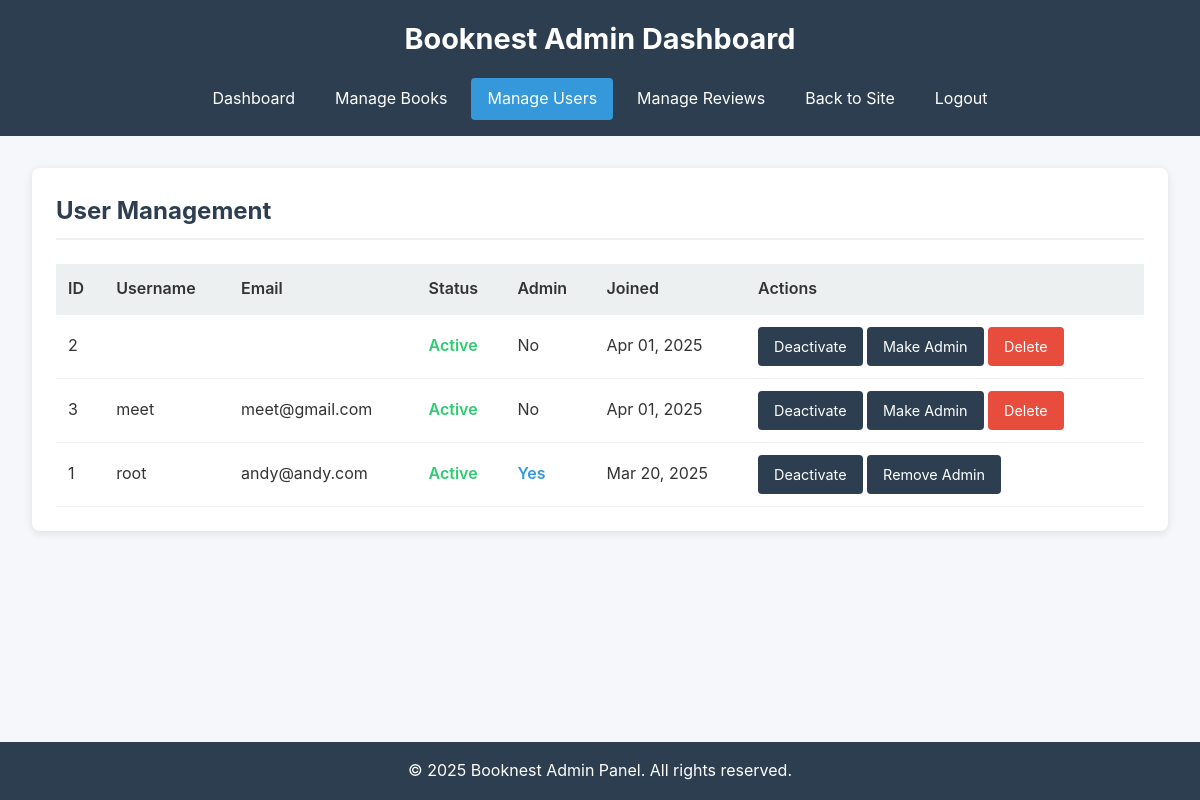
The page /admin/users.php (signed in) on the database its author committed.
### tables this page shows
CREATE TABLE IF NOT EXISTS `users` (
  `id` int NOT NULL AUTO_INCREMENT,
  `username` varchar(50) NOT NULL,
  `password` varchar(255) NOT NULL,
  `email` varchar(100) NOT NULL,
  `created_at` timestamp NULL DEFAULT CURRENT_TIMESTAMP,
  PRIMARY KEY (`id`),
  UNIQUE KEY `username` (`username`),
  UNIQUE KEY `email` (`email`)
);

### admin/users.php (the view, shortened to what this page needs)
<?php
require '../database.php';
$stmt = $pdo->query("SELECT * FROM users ORDER BY username");
$users = $stmt->fetchAll();
?>
<!DOCTYPE html>
<html lang="en">
<head>
    <link rel="stylesheet" href="../css/admin-style.css">
</head>
<body>
    <header>
        <h1>Booknest Admin Dashboard</h1>
        <nav>
            <a href="index.php">Dashboard</a>
            <a href="books.php">Manage Books</a>
            <a href="users.php" class="active">Manage Users</a>
            <a href="reviews.php">Manage Reviews</a>
            <a href="../index.php">Back to Site</a>
            <a href="../logout.php">Logout</a>
        </nav>
    </header>
    <main>
        <section class="user-list">
            <h2>User Management</h2>
            <?php if (count($users) > 0): ?>
                <table>
                    <thead>
                        <tr>
                            <th>ID</th>
                            <th>Username</th>
                            <th>Email</th>
                            <th>Status</th>
                            <th>Admin</th>
                            <th>Joined</th>
                            <th>Actions</th>
                        </tr>
                    </thead>
                    <tbody>
                        <?php foreach ($users as $user): ?>
                            <tr>
                                <td><?php echo htmlspecialchars($user['id']); ?></td>
                                <td><?php echo htmlspecialchars($user['username']); ?></td>
                                <td><?php echo htmlspecialchars($user['email']); ?></td>
                                <td>
                                    <?php if ($user['active']): ?>
                                        <span class="status-active">Active</span>
                                    <?php else: ?>
                                        <span class="status-inactive">Inactive</span>
                                    <?php endif; ?>
                                </td>
                                <td>
                                    <?php if ($user['is_admin']): ?>
                                        <span class="status-admin">Yes</span>
                                    <?php else: ?>
                                        <span>No</span>
                                    <?php endif; ?>
                                </td>
                                <td><?php echo isset($user['created_at']) ? date('M d, Y', strtotime($user['created_at'])) : 'N/A'; ?></td>
                                <td>
                                    <a href="users.php?toggle_status=<?php echo $user['id']; ?>" class="btn-toggle">
                                        <?php echo $user['active'] ? 'Deactivate' : 'Activate'; ?>
                                    </a>
                                    <a href="users.php?toggle_admin=<?php echo $user['id']; ?>" class="btn-toggle">
                                        <?php echo $user['is_admin'] ? 'Remove Admin' : 'Make Admin'; ?>
                                    </a>
                                    <?php if ($user['id'] != $_SESSION['user_id']): ?>
                                        <a href="users.php?delete=<?php echo $user['id']; ?>" class="btn-delete" onclick="return confirm('Are you sure you want to delete this user? This will also delete all reviews by this user.')">Delete</a>
                                    <?php endif; ?>
                                </td>
                            </tr>
                        <?php endforeach; ?>
                    </tbody>
                </table>
            <?php else: ?>
                <p>No users found in the database.</p>
            <?php endif; ?>
        </section>
    </main>
    <footer>
        <p>&copy; <?php echo date("Y"); ?> Booknest Admin Panel. All rights reserved.</p>
    </footer>
</body>
</html>

### css/admin-style.css (style rules this page uses)
:root { --primary-color: #2c3e50; --secondary-color: #3498db; --success-color: #2ecc71; --warning-color: #f39c12; --danger-color: #e74c3c; --light-color: #ecf0f1; --dark-color: #2c3e50; --text-color: #333; --background-color: #f5f7fa; }
* { box-sizing: border-box; margin: 0; padding: 0; }
body { font-family: -apple-system, BlinkMacSystemFont, 'Segoe UI', Roboto, Oxygen-Sans, Ubuntu, Cantarell, sans-serif; line-height: 1.6; color: var(--text-color); background-color: var(--background-color); min-height: 100vh; display: flex; flex-direction: column; }
header { background-color: var(--primary-color); color: white; padding: 1rem 0; text-align: center; }
header h1 { margin-bottom: 1rem; font-size: 1.8rem; }
nav { display: flex; justify-content: center; flex-wrap: wrap; gap: 0.5rem; }
nav a { color: white; text-decoration: none; padding: 0.5rem 1rem; border-radius: 4px; transition: background-color 0.3s; }
nav a:hover, nav a.active { background-color: var(--secondary-color); }
main { flex: 1; padding: 2rem; max-width: 1200px; margin: 0 auto; width: 100%; }
section { background-color: white; border-radius: 8px; box-shadow: 0 2px 10px rgba(0, 0, 0, 0.1); padding: 1.5rem; margin-bottom: 2rem; }
h2 { color: var(--primary-color); margin-bottom: 1.5rem; padding-bottom: 0.5rem; border-bottom: 2px solid var(--light-color); }
table { width: 100%; border-collapse: collapse; margin-top: 1rem; }
th, td { padding: 0.75rem; text-align: left; border-bottom: 1px solid var(--light-color); }
th { background-color: var(--light-color); font-weight: 600; }
.status-active, .status-approved { color: var(--success-color); font-weight: 600; }
.status-admin { color: var(--secondary-color); font-weight: 600; }
.btn-primary, .btn-secondary, .btn-delete, .btn-edit, .btn-toggle, .btn-approve, .btn-reject { display: inline-block; padding: 0.5rem 1rem; border-radius: 4px; text-decoration: none; cursor: pointer; font-size: 0.9rem; transition: background-color 0.3s, transform 0.2s; border: none; }
.btn-delete { background-color: var(--danger-color); color: white; }
.btn-toggle { background-color: var(--primary-color); color: white; }
footer { background-color: var(--primary-color); color: white; text-align: center; padding: 1rem 0; margin-top: auto; }

### rows shown on the page
users: id "2", active "Active", is_admin "No", created_at "Apr 01, 2025"
users: id "3", username "meet", email "meet@gmail.com", active "Active", is_admin "No", created_at "Apr 01, 2025"
users: id "1", username "root", email "andy@andy.com", active "Active", is_admin "Yes", created_at "Mar 20, 2025"
